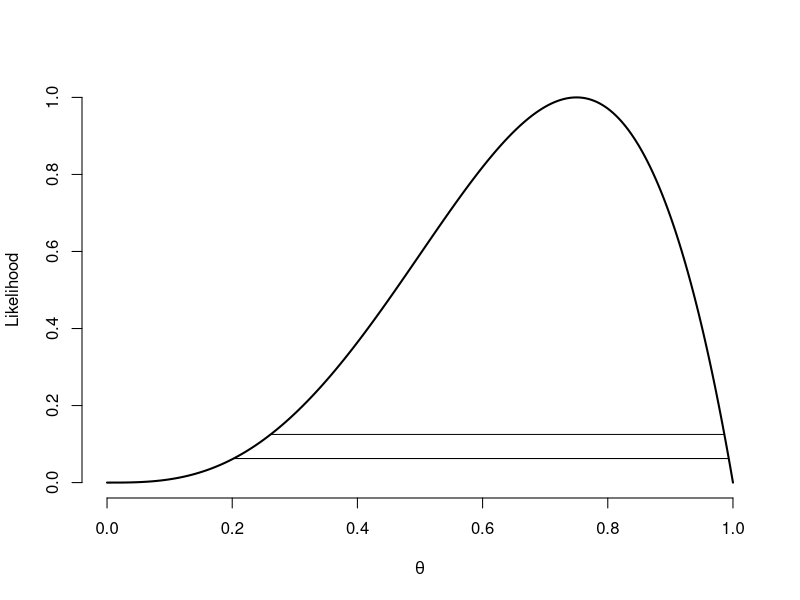

Reproduce this figure in R.
thetaVals <- seq(0, 1, length = 1000)
maxL <- .75 ^ 3 * .25 ^1
lVals <- thetaVals ^ 3 * (1 - thetaVals) ^1 / maxL

#postscript("coinLikelihood.eps", width=4, height=4, horizontal = FALSE)
plot(thetaVals, lVals,
     type = "l",
     frame = F,
     xlab = expression(theta),
     ylab = "Likelihood",
     lwd = 2)
lines(range(thetaVals[lVals > 1 / 8]), c(1/8,1/8))
lines(range(thetaVals[lVals > 1 / 16]), c(1/16,1/16))
#dev.off()


     
